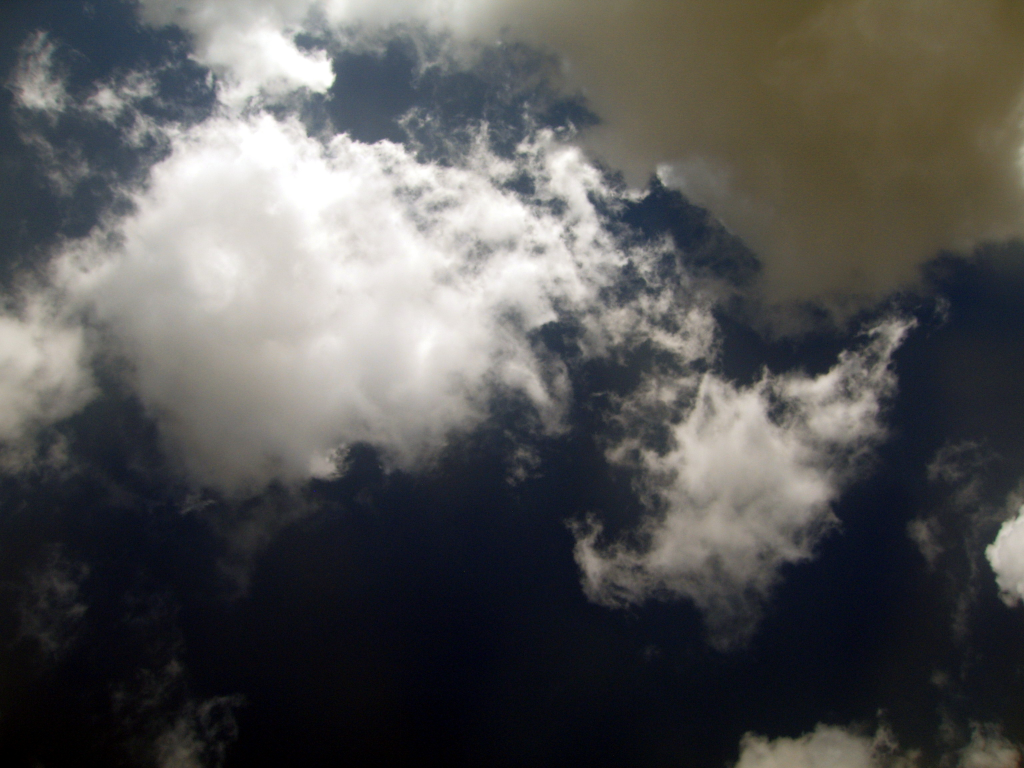
#> input picture img/20160825-143207-156-1_aff_applied.jpg, 3072 x 2304 px (shown at 1/3 size)
$ jupyter execute Find-Cloud-2Images-FFT.ipynb   (shell and % lines are left out)   (older library calls are emulated)
#> lines starting #> are read from the running program, lines starting #| are printed output that depends on the picture; long printed decimals are rounded
[cell 1]
import numpy as np
from PIL import Image
import matplotlib.pyplot as plt

[cell 2]
np.set_printoptions(precision=4)

[cell 3]
BIG_WIDTH = 3072 # Ширина большого изображения (пиксели)

# typical Other settings \ Типичные значения параметров
settings = [17, 0.5, 62, 5, 64, 200]

base = settings[0] # Длина базы (метры)
base_err = settings[1] # Ошибка длины базы (метры)
viewangle_x = settings[2] # in degrees \ Угол обзора камеры (градусы)
viewangle_x_err = settings[3] # in degrees \ Ошибка угла обзора (градусы)
num_shades = int(settings[4]) # Количество градаций серого (максимум 256) для изображений
min_height = settings[5] # Априорно известная минимальная высота облака (метры)

resolution_x = BIG_WIDTH; # Разрешение кадра по оси Х
viewangle = np.pi * viewangle_x / 180.0 # Угол обзора камеры (радианы)

[cell 4]
# g === area (big image) -- from RIGHT img (#2) \ g - Область поиска на ПРАВОМ кадре
# f === fragment -- from LEFT img (#1) \ f - Фрагмент с ЛЕВОГО кадра
date = "20160825-143207-156" # Дата съемки (часть имени файла)

# Открываем съюстированные изображения
f = Image.open("img/" + date + "-1_aff_applied.jpg").convert('L')
g = Image.open("img/" + date + "-2_aff_applied.jpg").convert('L')
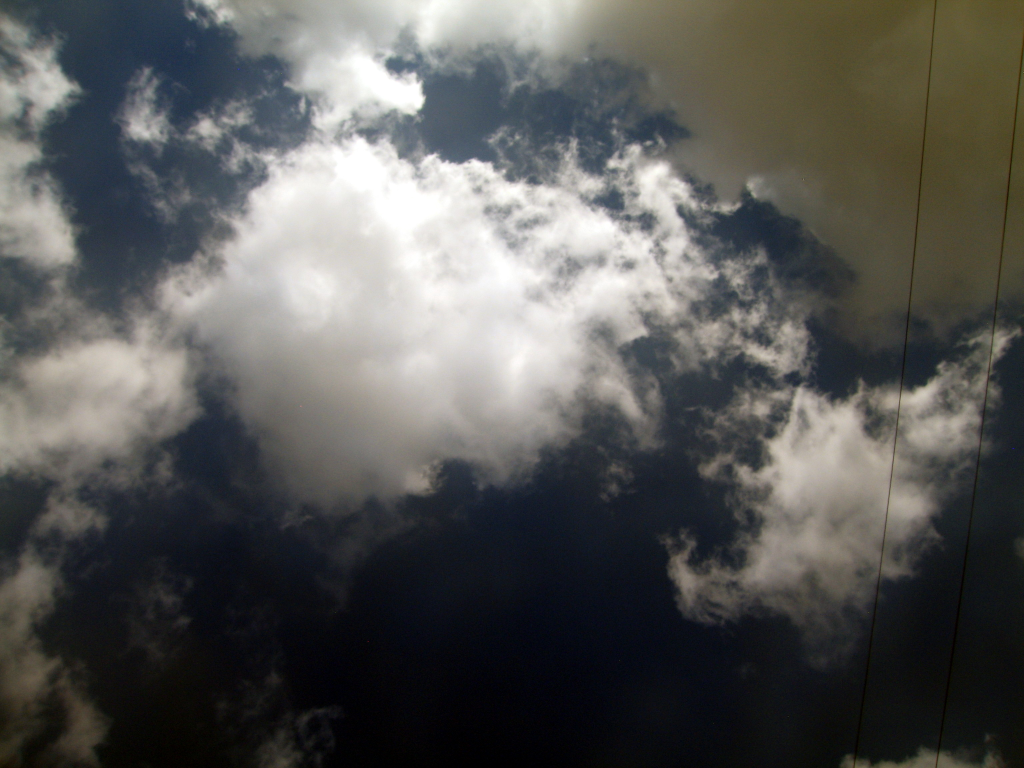
#> input picture img/20160825-143207-156-2_aff_applied.jpg, 3072 x 2304 px (shown at 1/3 size)

# Конвертируем изображения в Grayscale
f = f.convert("P", palette=Image.ADAPTIVE, colors=num_shades)
#> f: PIL image 3072x2304 P
g = g.convert("P", palette=Image.ADAPTIVE, colors=num_shades)
#> g: PIL image 3072x2304 P

# Get fragment from left image \ Размеры фрагмента "f"
wf = 150
hf = 150

# Координаты лев верх угла фрагмента
xf = np.random.randint(f.width / 4.0, 3 * f.width / 4.0)
#> xf = 1452
yf = np.random.randint(f.height / 4.0, 3 * f.height / 4.0)
#> yf = 1135

# Оставляем только фрагмент из левого изображения
crop_box = (xf, yf, xf + wf, yf + hf)
#> crop_box = (1452, 1135, 1602, 1285)
f = f.crop(crop_box)
#> f: PIL image 150x150 P

[cell 5]
# Create matrix of fragment \ Яркости фрагмента записываем в матрицу
f_mat = np.asarray(f.getdata(), dtype=np.int).reshape(f.size[1], f.size[0])
Image.fromarray((f_mat * 256 / num_shades).astype('uint8'), 'L') # Рисуем фрагмент

[cell 6]
# Flip matrix \ Переворачиваем матрицу фрагмента (нужно для БПФ)
f_mat = np.fliplr(f_mat)
f_mat = np.flipud(f_mat)

print (f.size)
#| (150, 150)
print (yf, xf)
#| 1135 1452
Image.fromarray((f_mat * 256 / num_shades).astype('uint8'), 'L')

[cell 7]
# g === area (big image) -- from RIGHT img (#2)
# f === fragment -- from LEFT img (#1)


# mpd is Maximum Pixel Distance <--> Minimum cloud height(altitude)
# Максимальная дистанция (пикс) между фрагментами. Связана с минимальной высотой облака
mpd = base * resolution_x / (2 * np.tan(viewangle / 2.0) * min_height)
fac_x = 1; # reserve-coefficient \ Коэффициент запаса по оси Х
fac_y = 1.5; #reserve-coefficient \ \ Коэффициент запаса по оси Y

# Координаты лев верх угла области поиска "g" с ПРАВОГО изображения
area_x = int(xf - fac_x * wf)
#> area_x = 1302
area_y = int(yf - fac_y * hf)
#> area_y = 910
# Ширина и высота области поиска "g" с ПРАВОГО изображения
area_width = int(mpd + 2 * fac_x * wf)
area_height = int(2 * fac_y * hf)
print (area_x, area_y)
#| 1302 910
print (area_width, area_height)

# area to search on right image \ С правого изображения оставляем только область поиска "g"
g = g.crop( (area_x, area_y,
                        area_x + area_width, area_y + area_height) )
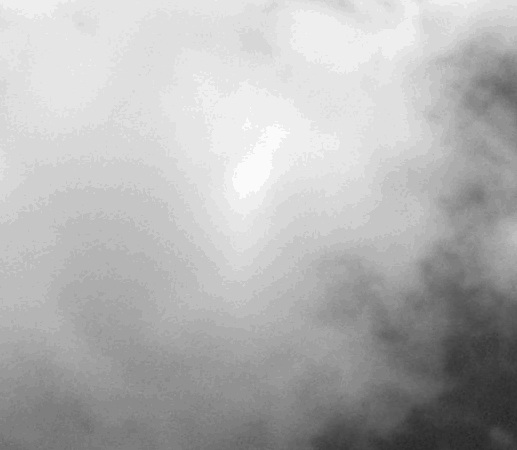
#> g: PIL image 517x450 P; min 36, max 250, mean 179.1

wg = area_width
hg = area_height
xg = area_x
#> xg = 1302
yg = area_y
#> yg = 910

[cell 8]
print (g.size)
#| (517, 450)
# Записываем значения яркостей изображения "g" в матрицу
g_mat = np.asarray(g.getdata(), dtype=np.int).reshape(g.size[1], g.size[0])
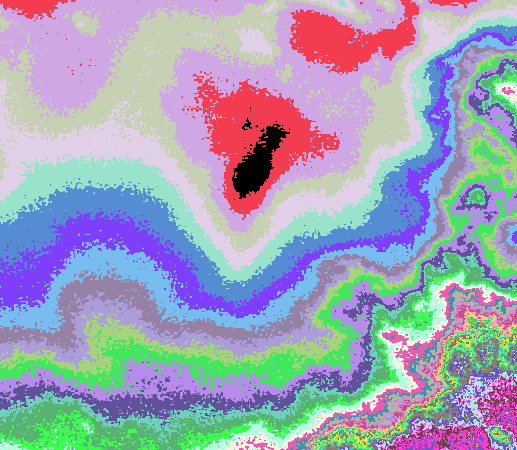
#> g_mat: shape (450, 517) int64; 45 distinct labels, from 0 to 44; one colour per label, 0 black

[cell 9]
Image.fromarray((g_mat * 256 / num_shades).astype('uint8'), 'L') # Рисуем "g"
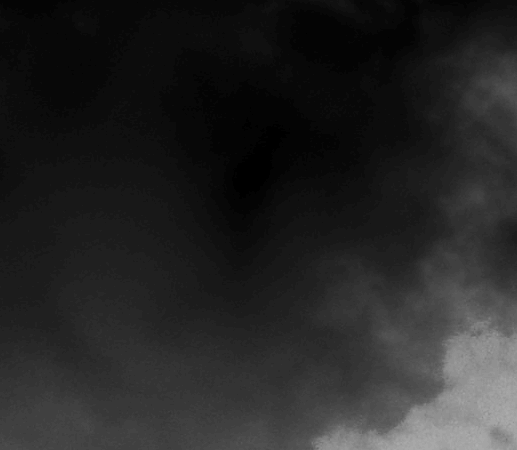
#> Out: PIL image 517x450 L; min 0, max 176, mean 37.3

[cell 10]
# Seacrh algo here \ Здесь начинается алгоритм поиска

[cell 11]
# Create indicators of f \ Создаем индикаторные функции "хи"
# of size == g.size \ Размеры: число градаций серого * размеры области поиска "g"
chi = np.zeros((num_shades, g.size[1], g.size[0]), dtype=bool)

[cell 12]
# fill the indicators \ Заполняем индикаторные функции
for h in range(f.size[1]):
    for w in range(f.size[0]):
        color = f_mat[h, w]
        chi[color, h, w] = True

[cell 13]
# chi_elems[i] === number of pixels that have color "i" \ Гистограмма яркости пикселей фрагмента "f"
chi_elems = np.array( f.histogram() )
#> chi_elems = 256 values, max 2587 at index 33, min 0 at index 0, mean 87.89

[cell 14]
fft_chi = np.fft.fft2(chi) # Прямое 2D БПФ от инд. функций "хи"

[cell 15]
fft_g = np.fft.fft2(g_mat) # Прямое 2D БПФ от матрицы пикселей области "g"

[cell 16]
# Scalar product (g_frag, chi[i])
sp_g_frag_chi = np.zeros((num_shades, g.size[1] - hf, g.size[0] - wf))

# Вычисляем скалярные произведения (g_frag * chi[i]) (через обратное БПФ)
for i in range(num_shades):
    if chi_elems[i] > 0:
        sp_g_frag_chi[i] = np.fft.ifft2(fft_g * fft_chi[i])[hf:, wf:]

[cell 17]
# || Projection of g_frag on f ||^2 \ Считаем квадрат нормы проекции "g_frag" на "f"
norm_pr_gfrag_sqr = np.zeros((g.size[1] - hf, g.size[0] - wf))
for i in range(num_shades):
    if chi_elems[i] > 0:
        norm_pr_gfrag_sqr += sp_g_frag_chi[i] ** 2 / float(chi_elems[i])
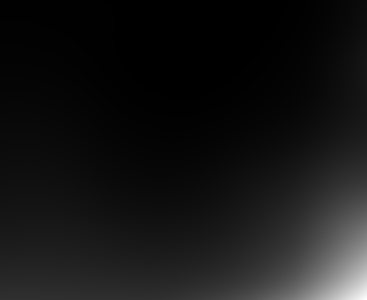
#> norm_pr_gfrag_sqr: shape (300, 367) float64; min 62953.3, max 19245552.7, mean 1709604.5; drawn with min black and max white

[cell 18]
plt.plot(norm_pr_gfrag_sqr.ravel()) # Рисуем квадрат нормы проекции "g_frag" на "f"
#> figure, not shown here; curve peaks at x = 110099, y = 19245552.7

[cell 19]
# chi_X -- const field of vision \ "chi_X" - поле зрения постоянной яркости:
# 1 1 1 0 0 ... 0
# 1 1 1 0 0 ... 0
# 1 1 1 0 0 ... 0
# 0 0 0 0 0 ... 0
# . . .
# 0 0 0 0 0 ... 0
chi_X = np.zeros((g.size[1], g.size[0]), dtype=bool)
chi_X[:hf, :wf] = np.ones((hf, wf))

print (g_mat.min())
#| 0
print ((g_mat**2).min())
#| 0

# || g ||^2 \ Считаем кадрат нормы фрагмента "g" "g_frag"
fft_gsqr = np.fft.fft2(g_mat ** 2)
fft_chi_X = np.fft.fft2(chi_X)
norm_gfrag_sqr = np.fft.ifft2(fft_gsqr * fft_chi_X)[hf:, wf:].astype('float')

# norm_gfrag_sqr = abs(norm_gfrag_sqr)

[cell 20]
# Считаем еще квадрат нормы
norm_E_gfrag_sqr = np.fft.ifft2(fft_g * fft_chi_X)[hf:, wf:].astype('float') \
                        ** 2 / (hf * wf)

[cell 21]
# Вычисляем значение числителя метрики "tau", которую нужно минимизировать для решения задачи поиска
numerator = norm_gfrag_sqr - norm_pr_gfrag_sqr
plt.plot(numerator.ravel())
print (numerator.min())
#| 7360.163
#> figure, not shown here; curve peaks at x = 110058, y = 1285467.1

[cell 22]
# Вычисляем значение знаменателя метрики "tau"
denominator = norm_pr_gfrag_sqr - norm_E_gfrag_sqr
plt.plot(denominator.ravel())
#> figure, not shown here; curve peaks at x = 85877, y = 968560.5

[cell 23]
tau = numerator / denominator # Считаем "tau"
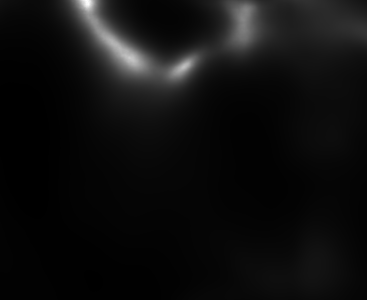
#> tau: shape (300, 367) float64; min 0.195, max 37.69, mean 2.4; drawn with min black and max white

[cell 24]
plt.plot(tau.ravel(), label='tau') # Рисуем "tau"
plt.legend()
idx_min = tau.argmin() # Находим индекс минимального значения "tau"
#> idx_min = 66087
print (idx_min)
#| 66087

print ('Left:', yf, xf)
#| Left: 1135 1452
# Вычисляем значения координат найденного фрагмента в области "g"
y_found = idx_min // tau.shape[1] + 1
#> y_found = 181
x_found = idx_min % tau.shape[1] + 1
#> x_found = 28
print ('Right:', y_found + yg, x_found + xg)
#| Right: 1091 1330
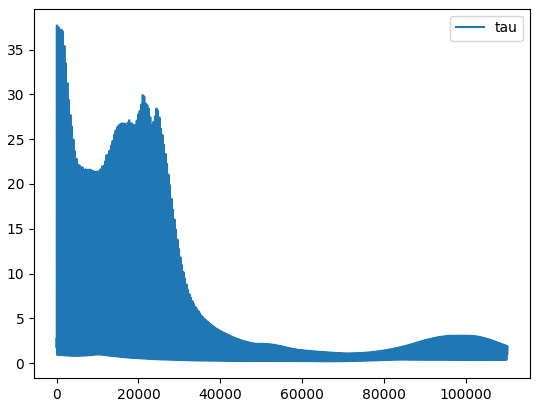
#> figure drawn by matplotlib, 1 panel; curve peaks at x = 86, y = 37.69

[cell 25]
found_gfrag = g_mat[y_found : y_found + hf, x_found : x_found + wf]
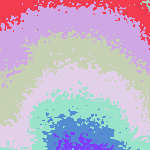
#> found_gfrag: shape (150, 150) int64; 9 distinct labels, from 4 to 12; one colour per label, 0 black
Image.fromarray((found_gfrag * 256 / num_shades).astype('uint8'), 'L') # Рисуем найденный в области "g" фрагмент
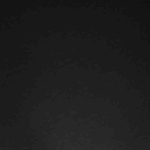
#> Out: PIL image 150x150 L; min 16, max 48, mean 29.5

[cell 26]
# Flip matrix \ Переворачиваем обратно матрицу "f"
f_mat = np.fliplr(f_mat)
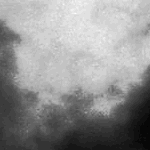
#> f_mat: shape (150, 150) int64; min 7, max 41, mean 26.4; drawn with min black and max white
f_mat = np.flipud(f_mat)

Image.fromarray((f_mat * 256 / num_shades).astype('uint8'), 'L') # Рисуем искомый фрагмент "f"

[cell 27]
# result x, y -- Вычисляем координаты найденного фрагмента на правом кадре
res_y, res_x = y_found + yg, x_found + xg
#> res_y = 1091; res_x = 1330

[cell 28]
# Calculate altitude \ Считаем высоту
x_pixel_distance = abs(res_x - xf) # Модуль дистанции по горизонтали (пикс)
#> x_pixel_distance = 122
viewangle = np.pi * viewangle_x / 180.0; # Угол обзора камеры (рад)
altitude = base * resolution_x / (2 * np.tan(viewangle / 2.0) * x_pixel_distance) # высота (м)
#> altitude = 356.2
resolution_x_err = 2; # pixels \ Ошибка определения разрешения кадра по Х

# Ошибка определения дистанции (пикс)
err_distance = base_err * resolution_x / ( 2 * np.tan(viewangle / 2.0) * x_pixel_distance )
#> err_distance = 10.48

# Ошибка угла обзора
err_viewangle = (viewangle_x_err * np.pi / 180.0) * ( base * resolution_x / \
                                                   (4.0 * x_pixel_distance * (np.sin(viewangle / 2.0)) ** 2) )
#> err_viewangle = 35.21

# Ошибка разрешения по Х
err_resolution = resolution_x_err * base * resolution_x / \
                    ( 2 * np.tan(viewangle / 2.0) * (x_pixel_distance) ** 2 )
#> err_resolution = 5.84

# Ошибка высоты (м)
total_error = np.sqrt( err_distance ** 2 + err_viewangle ** 2 + err_resolution ** 2 )
#> total_error = 37.19
ratio_error = total_error * 100.0 / altitude # Относительное значение погрешности высоты
#> ratio_error = 10.44


print ("Search done")
print ("Pixel distance:", x_pixel_distance)
#| Pixel distance: 122
print ("Altitude: %f +- %f meters (error is %f percent)" % (altitude, total_error, ratio_error))
#| Altitude: 356.210 +- 37.193 meters (error is 10.441 percent)

[cell 29]
# (For brightness-altitude correlation)
# Integral brightness of fragment === sum of all pixel values
# in fragment
integral_brightness = f_mat.sum() # Суммарная яркость фрагмента
#> integral_brightness = 593127
print ('integral_brightness:', integral_brightness)
#| integral_brightness: 593127
